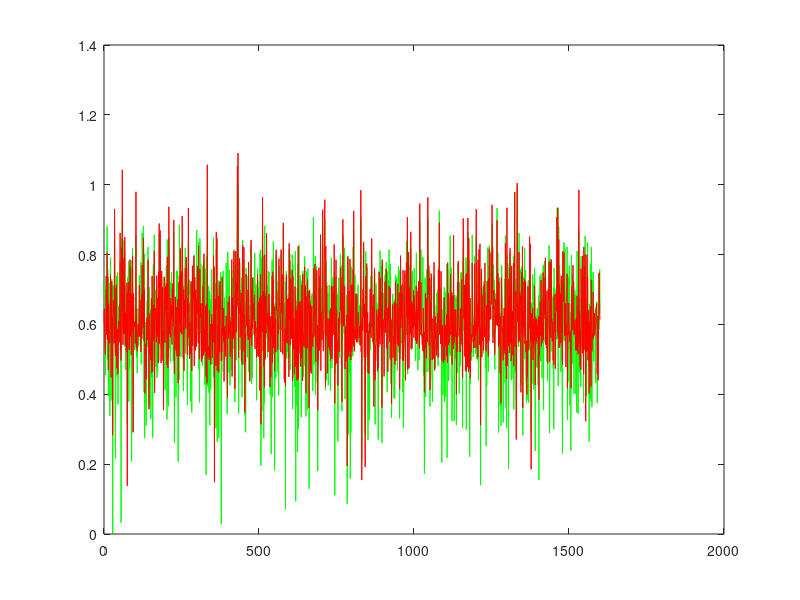
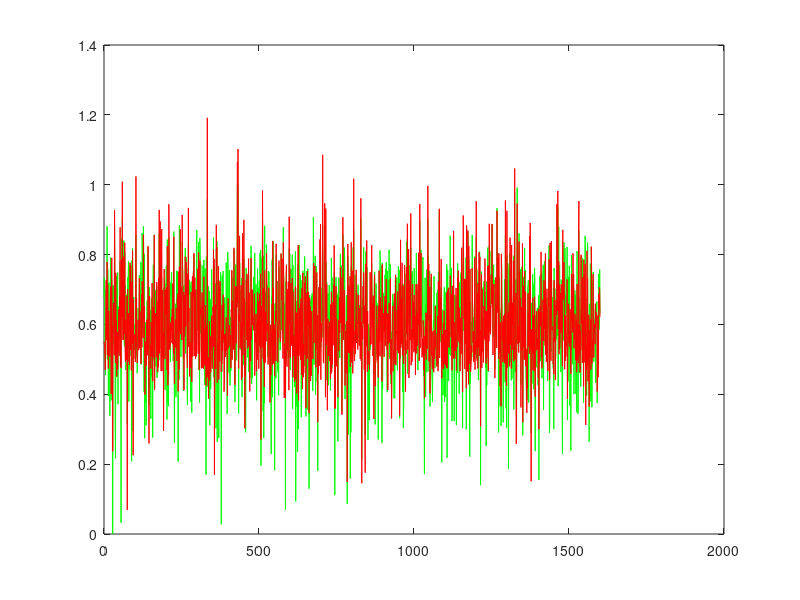

These figures' MATLAB source, in order:
function [] = proj2_synth()
%% Project 2 - Learning to Rank using Linear Regression
%% Nandakishore Krishna
%% Person number : 50169797
rng default %
clear; close all; clc;

UBitName = 'Nanda Kishore Krishna';
personNumber = '50169797';

format long g

% import data
load('synthetic.mat');

% transpose the input matrix to get 2000 X 10
x = x';

% training set - 80% of dataset
trainingX2 = x(1:1600, :);
trainingT2 = t(1:1600, 1);

% validation set - 10 % dataset
validationX2 = x(1601:1800, :);
validationT2 = t(1601:1800, 1);

% testing set - 10% of dataset
testingX2 = x(1801:size(x,1), :);
testingT2 = t(1801:size(t,1), 1);

% number of training samples
n2 = size(trainingX2, 1);

% no. of dimensions of the training set
d2 = size(trainingX2, 2);

% % histograms for the dataset
% figure(1)
% histogram(trainingX2(:,1));
% figure(2)
% histogram(trainingX2(:,2));

% model complexity
M2 = 81;

% find the clusters for the datapoints
fprintf('Finding %d clusters ...\n', M2);
[idx2, C2] = kmeans(trainingX2, M2);

% centres for the basis functions D X M
% we assign centroids of the clusters to muj
mu2 = C2';

% spread for the Gaussian radial functions
fprintf('Calculating the spread for the %d Gaussian radial functions ...\n', M2);

cluster_variance = zeros(M2,d2);
for i = 1 : M2
    temp = [];
    for j = 1 : length(idx2)
        if j == i
            temp = [temp; trainingX2(j,:)];
        end
    end
    cluster_variance(i,:) = var(temp);
%     cluster_variance(i,:) = 0.5 * ones(1, d2);
%     cluster_variance(i,1) = 0.5;
end

% the sigmaj for the basis functions
Sigma2 = zeros(d2,d2,M2);
for j = 2 : M2
    for i = 1 : n2
        Sigma2(:,:,j) = diag(cluster_variance(j,:));
    end
end


phi2 = calculatePhi(trainingX2, M2, Sigma2, mu2);

% regularization coefficient
lambda2 = 0;

% closed form solution for the weights
fprintf('Finding the closed form solution ...\n');
w2 = pinv((lambda2 * eye(M2)) + phi2' * phi2) * phi2' * trainingT2;

% sum of squares error and erms for the training set
[errorTrain2, trainPer2] = calculateError(phi2, trainingT2, w2, size(trainingX2, 1), lambda2)

% validation set
phiValid = calculatePhi(validationX2, M2, Sigma2, mu2);
[errorVal2, validPer2] = calculateError(phiValid, validationT2, w2, size(validationX2, 1), 0)

% testing set
phiTest = calculatePhi(testingX2, M2, Sigma2, mu2);
[errorTest2, testPer2] = calculateError(phiTest, testingT2, w2, size(testingX2, 1), 0);


% SGD
% initial weights M X 1
w02 = zeros(M2,1);

% number of iterations for gradient descent - E
numOfIters = 500;

% learning rate 1 X E
eta2 = 1 * ones(1, numOfIters);

% gradients M X E
dw2 = ones(M2, numOfIters);

fprintf('Performing stochastic gradient descent ...\n');
for i = 1 : numOfIters
    for j = 1 : n2
        dw2(:,i) = eta2(1,i) * ((trainingT2(j,1) - w02' * phi2(j,:)') * phi2(j,:)' + lambda2 * w02);
        w02 = w02 + dw2(:,i);
    end
end

figure(3)
y2 = phi2 * w2;
xaxis = linspace(0, length(y2), length(y2));
plot(xaxis, trainingT2, 'g', xaxis, y2, 'r');

figure(4)
y3 = phi2 * w02;
xaxis = linspace(0, length(y3), length(y3));
plot(xaxis, trainingT2, 'g', xaxis, y3, 'r');

save('proj2_synth.mat');
end


function Phi = calculatePhi(X, M, Sigma, mu)

% number of training samples
n = size(X, 1);

% determine design matrix N X M
fprintf('Calculating the design matrix phi of size %d X %d ...\n', n, M);
Phi = ones(n, M);
for j = 2 : M
    for i = 1 : n
        temp = X(i,:)' - mu(:,j);
        siginv = inv(Sigma(:,:,j));
        Phi(i,j) = exp(-1 * (temp' * siginv * temp) / 2);
    end
end

end

function [err, erms] = calculateError(phi, t, w, n, lambda)

% sum of squares error
err = sum((t - (phi * w)) .^ 2) / 2 + (lambda * (w' * w) / 2);

% root mean square error
erms = sqrt(2 * err / n);

end